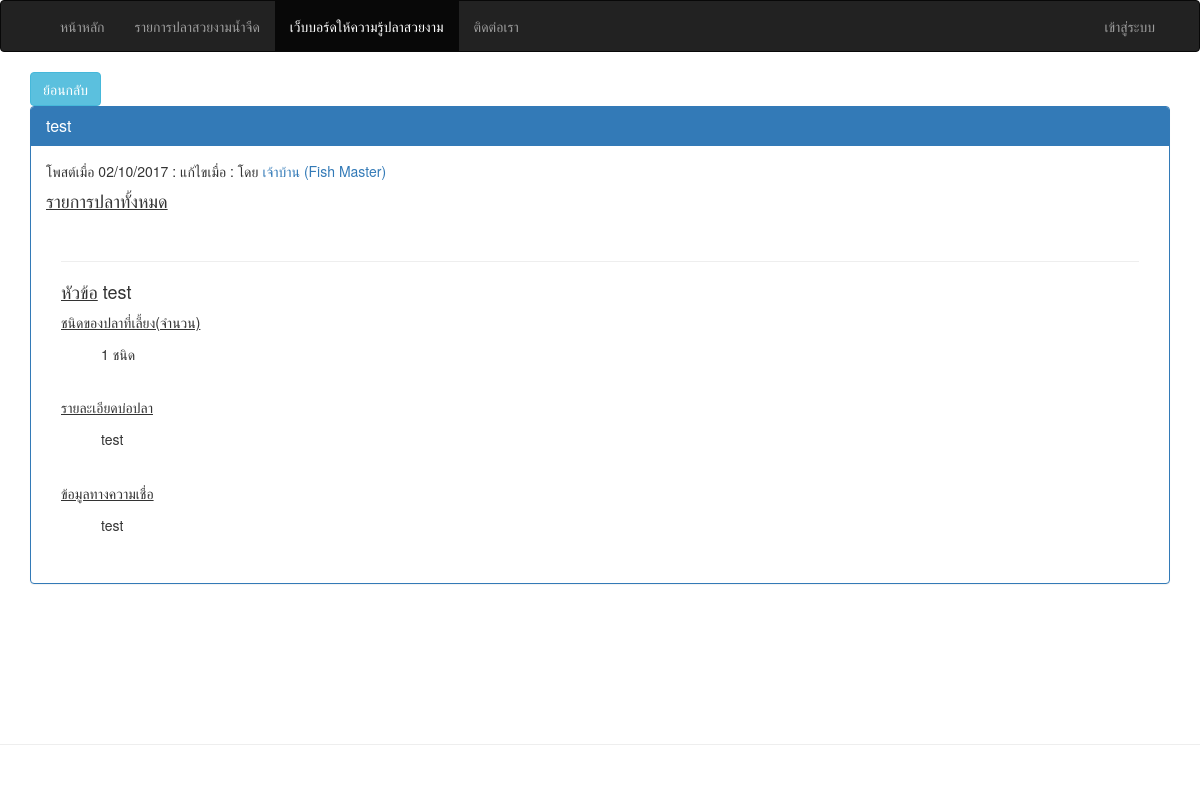
The page /webboard/compare/23 on the database its author committed.
### tables this page shows
CREATE TABLE `compare` (
  `id` int(5) UNSIGNED NOT NULL,
  `member_id` int(5) UNSIGNED NOT NULL,
  `pool_title` varchar(100) NOT NULL,
  `pool_shape` text NOT NULL,
  `pool_detail` text NOT NULL,
  `pool_believe` text NOT NULL,
  `fish_amount` int(5) NOT NULL,
  `views` int(5) NOT NULL,
  `date_create` varchar(10) NOT NULL,
  `date_modify` varchar(10) NOT NULL
);

CREATE TABLE `member` (
  `id` int(5) UNSIGNED NOT NULL,
  `title` varchar(10) NOT NULL,
  `fullname` varchar(150) NOT NULL,
  `birthdate` varchar(10) NOT NULL,
  `address` text NOT NULL,
  `email` varchar(50) NOT NULL,
  `password` varchar(32) NOT NULL,
  `phone` varchar(15) NOT NULL,
  `date_create` varchar(10) NOT NULL,
  `date_activity` varchar(19) NOT NULL,
  `picture` varchar(100) NOT NULL,
  `role` enum('admin','member') NOT NULL DEFAULT 'member'
);

### application/controllers/Webboard.php (called while the page is built, shortened)
<?php
class Webboard extends MY_Controller {
  public function __construct()
  {
    $this->load->model('Webboard_model','webboard');
  }
  function compare($id='')
  {
    if ((int)$id > 0) :
      $config	= array(
        'base_url' => current_url(),
        'total_rows' => $this->db->where('compare_id',$id)->count_all_results('compare_comment'),
        'per_page' => 5
      );
      $offset = ($this->input->get('p') > 0) ? $this->input->get('p') : '0';
      $this->data['compare'] = $this->db->get_where('compare',array('id'=>$id))->row_array();
      $this->data['compare_detil'] = $this->db->get_where('compare_detail',array('compare_id'=>$id))->result_array();
      $this->data['member_id'] = $this->db->get_where('member',array('id'=>$this->data['compare']['member_id']))->row_array();
      $this->data['comments'] = $this->db->limit($config['per_page'],$offset)->get_where('compare_comment',['compare_id'=>$id])->result_array();
      $this->db->where('id',$this->data['compare']['id'])->set('views','views+1',FALSE)->update('compare');
    endif;
    $this->data['content'] = $this->load->view('webboard/compare',$this->data,TRUE);
    $this->load->view('_layout_main', $this->data);
  }
}

### index.php (called while the page is built, shortened)
<?php
require_once BASEPATH.'core/CodeIgniter.php';

### application/views/webboard/compare.php (the view, shortened to what this page needs)
<?php if ($this->uri->segment(3) > 0) : ?>
  <?php $edit = ($this->session->id == $member_id['id'] || $this->session->role == 'admin') ? anchor('webboard/compare_edit/'.$compare['id'],'แก้ไข',array('class'=>'btn btn-warning pull-right')) :'';?>
  <?php $delete = ($this->session->id == $member_id['id'] || $this->session->role == 'admin') ? anchor('webboard/delete_compare/'.$compare['id'],'ลบ',array('class'=>'btn btn-danger pull-right','onclick'=>"return confirm('ต้องการลบหัวข้อนี้?');")) :'';?>
  <?=anchor('#','ย้อนกลับ',array('class'=>'btn btn-info','onclick'=>'window.history.back()'));?>
  <div class="panel panel-primary">
    <div class="panel-heading">
      <?=heading($compare['pool_title'],'3',array('class'=>'panel-title')).$delete.$edit;?>
    </div>
    <div class="panel-body">
      <p>
        โพสต์เมื่อ <?=$compare['date_create'].' : ';?>
        แก้ไขเมื่อ <?=$compare["date_modify"].' : ';?>
        โดย <?=(isset($member_id['id'])) ? anchor_popup('member/profile/'.$member_id['id'],$member_id['fullname']) : 'บุคคลทั่วไป';?>
       </p>
      <?=heading('<u>รายการปลาทั้งหมด</u>','4');?>
      <div class="col-sm-12">
      </div>
      <div class="col-sm-12">
        <br/><hr/>
        <?=heading('<u>หัวข้อ</u> '.$compare['pool_title'],'4');?>
        <?=p('<u>ชนิดของปลาที่เลี้ยง(จำนวน)</u>');?>
        <p style="text-indent:40px;line-height:1.8em;"><?=$compare['fish_amount'];?> ชนิด</p>
        <?=br();?>
        <?=p('<u>รายละเอียดบ่อปลา</u>');?>
        <p style="text-indent:40px;line-height:1.8em;"><?=$compare['pool_detail'];?></p>
        <?=br();?>
        <?=p('<u>ข้อมูลทางความเชื่อ</u>');?>
        <p style="text-indent:40px;line-height:1.8em;"><?=$compare['pool_believe'];?></p>
        <?=br();?>
      </div>
    </div>
  </div>
  <div class="col-sm-offset-1">
    <?=br(4);?>
  </div>
<?php endif; ?>

### assets/css/common.css (style rules this page uses)
html { position: relative; min-height: 100%; }
body { margin: 0 0 100px; }

### rows shown on the page
compare: pool_title "test", date_create "02/10/2017", pool_title "หัวข้อ test", fish_amount "1", pool_detail "test", pool_believe "test"
member: id+fullname "เจ้าบ้าน (Fish Master)"

### other values the page prints
anchor('','หน้าหลัก') "หน้าหลัก"
anchor('fish','รายการปลาสวยงามน้ำจืด') "รายการปลาสวยงามน้ำจืด"
anchor('webboard','เว็บบอร์ดให้ความรู้ปลาสวยงาม') "เว็บบอร์ดให้ความรู้ปลาสวยงาม"
anchor('main/about','ติดต่อเรา') "ติดต่อเรา"
anchor('member/signin','เข้าสู่ระบบ') "เข้าสู่ระบบ"
heading('<u>รายการปลาทั้งหมด</u>','4') "รายการปลาทั้งหมด"
$data "ชนิดของปลาที่เลี้ยง(จำนวน) รายละเอียดบ่อปลา ข้อมูลทางความเชื่อ"
